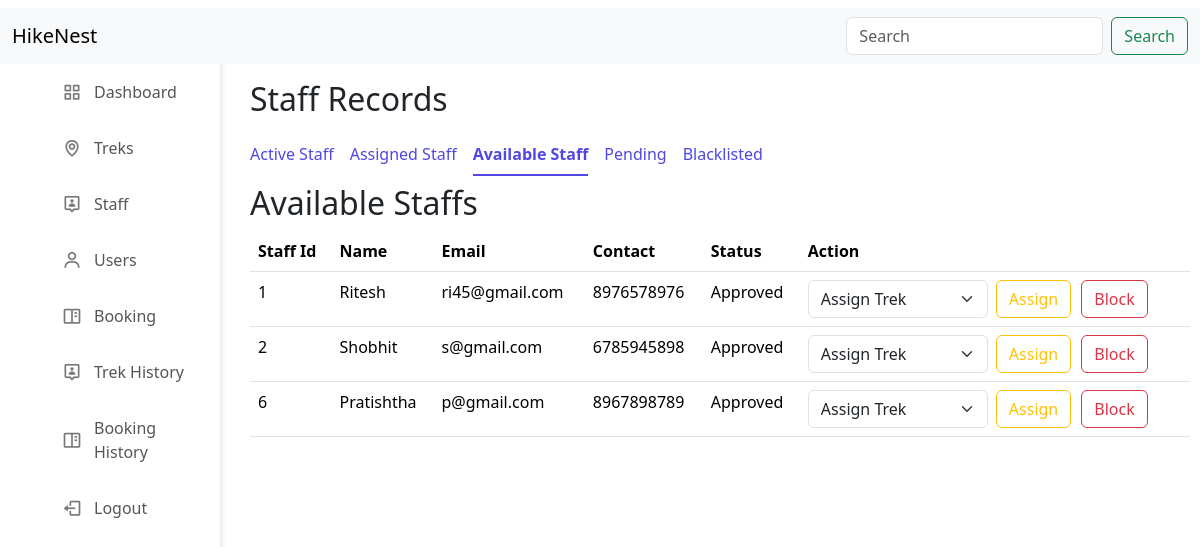
Screenshot of /admin_staff_available with the database file from the repository.
### application/models.py (models this page shows)
class Staff(db.Model):
    __tablename__ = 'staff'
    id = db.Column(db.Integer(), primary_key = True, autoincrement = True)
    name = db.Column(db.String(),  nullable = False)
    email = db.Column(db.String(), unique = True, nullable = False)
    phone = db.Column(db.String(10), unique = True, nullable = False)
    password = db.Column(db.String(), nullable = False)
    status = db.Column(db.String(),  nullable = False, default= "Pending")
    treks = db.relationship("Trek", backref = "staff")

### application/controllers.py (the view)
@app.route("/admin_staff_available")
def admin_staff_available():
    available_staff = Staff.query.filter_by(status = 'Approved').all()
    treks = Trek.query.filter_by(status = 'Open').all()
    return render_template("admin_staff_available.html", available_staff = available_staff , treks = treks)

### templates/admin_staff_available.html (shortened to what this page needs)
<!DOCTYPE html>
<html>
    <head>
        <link rel="stylesheet" href="/static/dashboard.css">
        <link href="https://cdn.jsdelivr.net/npm/bootstrap@5.3.8/dist/css/bootstrap.min.css" rel="stylesheet">
        <link rel="stylesheet" href="https://cdn.jsdelivr.net/npm/boxicons@latest/css/boxicons.min.css">
    </head>
    <body>
        <div class="sidebar">
            <ul class="nav-links">
                <li><a href="/admin_dashboard"><i class="bx bx-grid-alt"></i> Dashboard</a></li>
                <li><a href="/admin_trek"><i class="bx bx-map"></i> Treks</a></li>
                <li><a href="/admin_staff_active"><i class="bx bx-user-pin"></i> Staff</a></li>
                <li><a href="/admin_users_active"><i class="bx bx-user"></i> Users</a></li>
                <li><a href="/admin_bookings"><i class="bx bx-book-content"></i> Booking</a></li>
                <li><a href="/admin_trek_history"><i class="bx bx-user-pin"></i> Trek History</a></li>
                <li><a href="/admin_booking_history"><i class="bx bx-book-content"></i> Booking History</a></li>
                <li><a href="/logout" class="logout"><i class="bx bx-log-out"></i> Logout</a></li>
            </ul>
        </div>
        <div class="navbar" style = "position : fixed;">
            <nav class="navbar bg-body-tertiary">
                <div class="container-fluid">
                    <a class="navbar-brand">HikeNest</a>
                    <form class="d-flex" role="search" action = "/search_admin_staff">
                    <input class="form-control me-2" type="search" name="search" placeholder="Search" aria-label="Search"/>
                    <button class="btn btn-outline-success" type="submit">Search</button>
                    </form>
                </div>
            </nav>
        </div>
        <div class = "canvas" >
            <h2>Staff Records</h2>
            <div class= "navbar" >
                <ul class="nav nav-underline">
                    <li class="nav-item">
                        <a class="nav-link "  href="/admin_staff_active" style = " color: #4f46e5;">Active Staff</a>
                    </li>
                    <li class="nav-item">
                        <a class="nav-link" href="/admin_staff_assigned" style = " color: #4f46e5;">Assigned Staff</a>
                    </li>
                    <li class="nav-item">
                        <a class="nav-link active" aria-current="page" href="/admin_staff_available" style = " color: #4f46e5;">Available Staff</a>
                    </li>
                    <li class="nav-item">
                        <a class="nav-link" href="/admin_staff_pending" style = " color: #4f46e5;">Pending</a>
                    </li>
                    <li class="nav-item">
                        <a class="nav-link" href="/admin_staff_blacklisted" style = " color: #4f46e5;">Blacklisted</a>
                    </li>
                </ul>
            </div>
            <h2>Available Staffs</h2>
            <div class = "table">
                <table class="table table-hover" >
                    <thead>
                        <tr>
                            <th scope="row">Staff Id</th>
                            <th scope="row">Name</th>
                            <th scope="row">Email</th>
                            <th scope="row">Contact</th>
                            <th scope="row">Status</th>
                            <th scope="row">Action</th>
                        </tr>
                    </thead>
                    <tbody>
                        {% if available_staff %}
                            {% for staff in available_staff %}
                            <tr>
                                <td>{{staff.id}}</td>
                                <td>{{staff.name}}</td>
                                <td>{{staff.email}}</td>
                                <td>{{staff.phone}}</td>
                                <td>{{staff.status}}</td>
                                <td><div style = "display: flex; gap:10px;">
                                        <form action="/admin_staff_assign/{{ staff.id }}" method="POST" class="d-flex gap-2" >
                                            <select name="trek_id" class="form-select " style="width:180px;">
                                                <option selected disabled>Assign Trek</option>
                                            </select>
                                            <input type="submit" value="Assign" class="btn btn-outline-warning">
                                        </form>
                                        <a href="/admin_staff_reject/{{staff.id}}" class="btn btn-outline-danger" >Block</a>
                                    </div>
                                </td>
                            </tr>
                            {% endfor %}
                        {% else %}
                        <tr>
                            <td colspan="9" class="text-center">
                                There is no data.
                            </td>
                        </tr>
                        {% endif %}
                    </tbody>
                </table>
            </div>
        </div>
    </body>
</html>

### static/dashboard.css (style rules this page uses)
* { margin: 0; padding: 0; box-sizing: border-box; }
body { background-color: #f4f5f7; }
.sidebar { margin-top: 50px; position: fixed; top: 0; left: 0; height: 100%; width: 220px; background-color: #ffffff; box-shadow: 2px 0px 5px rgba(0,0,0,0.1); padding: 20px; }
.nav-links { list-style: none; }
.nav-links li { margin-bottom: 12px; }
.nav-links li a { display: flex; align-items: center; text-decoration: none; color: #555555; font-size: 16px; padding: 10px; border-radius: 6px; }
.nav-links li a i { font-size: 20px; margin-right: 12px; color: #777777; }
.navbar { top: 0; margin-top: 0px; width: 100%; position:fixed; text-decoration: none; }
.canvas { overflow: auto; margin-left: 240px; margin-top: 70px; margin-right: 20px; padding: 10px; width:calc(100% - 240px); height:calc(100vh - 70px); }

### rows the page displays
Staff: id "1", name "Ritesh", email "ri45@gmail.com", phone "8976578976", status "Approved"
Staff: id "2", name "Shobhit", email "s@gmail.com", phone "6785945898", status "Approved"
Staff: id "6", name "Pratishtha", email "p@gmail.com", phone "8967898789", status "Approved"
